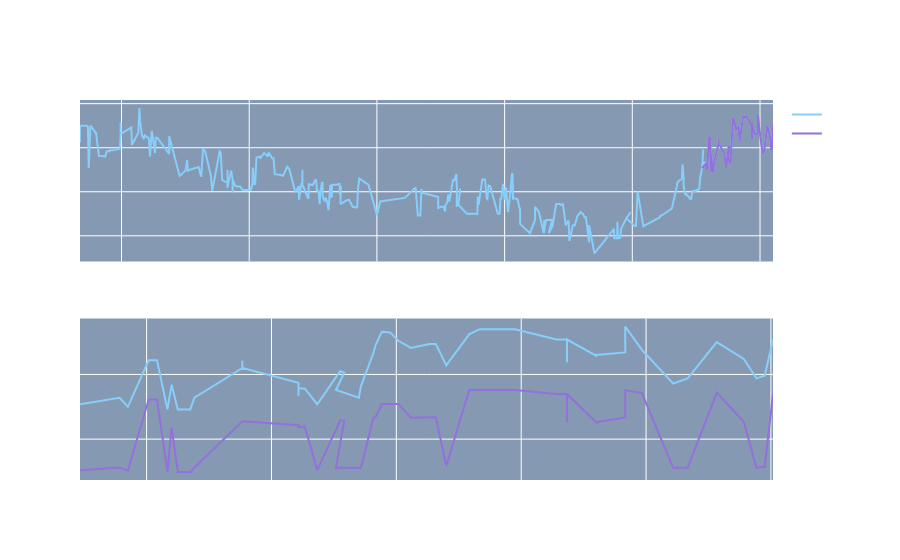

Notebook cell for this chart:
### Code cell
predicted_prices = df.loc[test_split_idx+1:].copy()
predicted_prices['Close'] = y_pred

fig = make_subplots(rows=2, cols=1)
fig.add_trace(go.Scatter(x=df.time, y=df.average,
                         name='Truth',
                         marker_color='LightSkyBlue'), row=1, col=1)

fig.add_trace(go.Scatter(x=predicted_prices.time,
                         y=predicted_prices.average,
                         name='Prediction',
                         marker_color='MediumPurple'), row=1, col=1)

fig.add_trace(go.Scatter(x=predicted_prices.time,
                         y=y_test,
                         name='Truth',
                         marker_color='LightSkyBlue',
                         showlegend=False), row=2, col=1)

fig.add_trace(go.Scatter(x=predicted_prices.time,
                         y=y_pred,
                         name='Prediction',
                         marker_color='MediumPurple',
                         showlegend=False), row=2, col=1)

fig.show()
